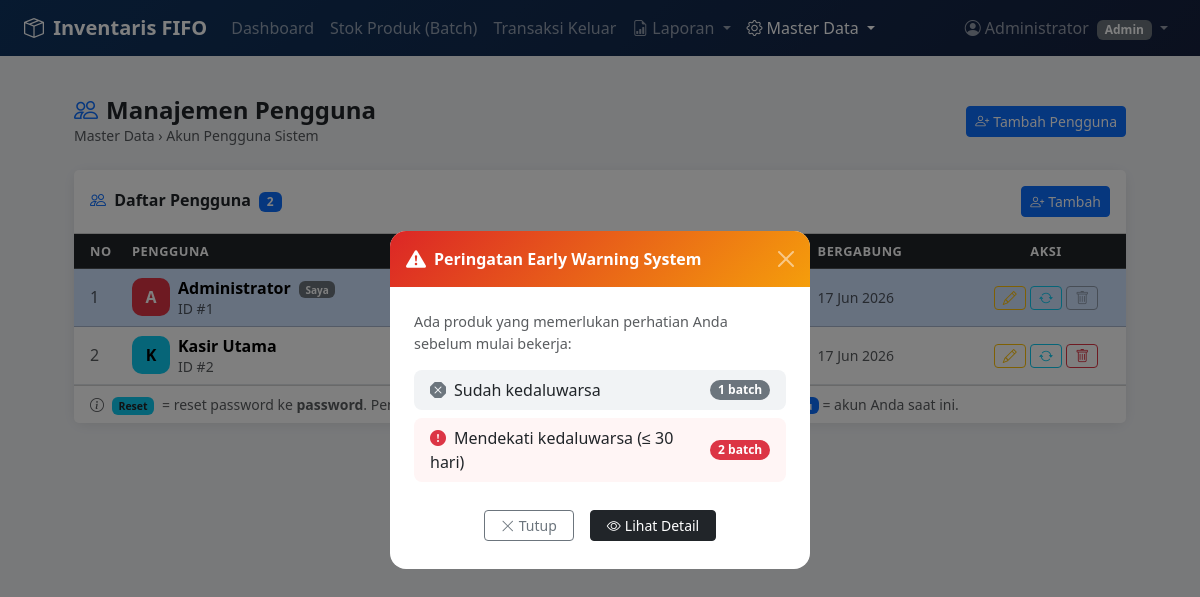
/users.php (signed in), run on the app's committed database.
### tables this page shows
CREATE TABLE setting_toko (
    id               INT AUTO_INCREMENT PRIMARY KEY,
    nama_toko        VARCHAR(150) NOT NULL DEFAULT 'Toko Saya',
    alamat           VARCHAR(255) DEFAULT NULL,
    no_hp            VARCHAR(30)  DEFAULT NULL,
    threshold_merah  INT NOT NULL DEFAULT 30,
    threshold_kuning INT NOT NULL DEFAULT 90,
    updated_at       TIMESTAMP DEFAULT CURRENT_TIMESTAMP ON UPDATE CURRENT_TIMESTAMP
);

CREATE TABLE users (
    id         INT AUTO_INCREMENT PRIMARY KEY,
    nama       VARCHAR(100) NOT NULL,
    username   VARCHAR(50)  NOT NULL UNIQUE,
    password   VARCHAR(255) NOT NULL,
    role       ENUM('admin','kasir') NOT NULL DEFAULT 'kasir',
    created_at TIMESTAMP DEFAULT CURRENT_TIMESTAMP
);

### koneksi.php (called while the page is built, shortened)
<?php
$host = "localhost";
$user = "root";
$pass = "";
$db   = "db_inventaris";
$koneksi = mysqli_connect($host, $user, $pass, $db);
mysqli_set_charset($koneksi, "utf8mb4");
$q_set = mysqli_query($koneksi, "SHOW TABLES LIKE 'setting_toko'");
if (mysqli_num_rows($q_set) > 0) {
    $setting = mysqli_fetch_assoc(mysqli_query($koneksi, "SELECT * FROM setting_toko LIMIT 1"));
    if ($setting) {
        $THRESHOLD_MERAH  = $setting['threshold_merah']  ?? 30;
    }
}
function tgl_indo($tgl) {
    $bulan = ['','Jan','Feb','Mar','Apr','Mei','Jun','Jul','Ags','Sep','Okt','Nov','Des'];
    $d = explode('-', $tgl);
    return $d[2] . ' ' . $bulan[(int)$d[1]] . ' ' . $d[0];
}

### users.php (the view, shortened to what this page needs)
<?php
include 'koneksi.php';
$mode    = $_GET['mode'] ?? 'list';
$id_edit = intval($_GET['id'] ?? 0);
$id_saya = intval($_SESSION['user_id']);
$q_list = mysqli_query($koneksi,
    "SELECT u.*, COUNT(t.id) as jml_trx
    FROM users u LEFT JOIN transaksi t ON t.kasir_id = u.id
    GROUP BY u.id ORDER BY u.role ASC, u.nama ASC");
include 'includes/navbar.php';
?>
<!DOCTYPE html>
<html lang="id">
<head>
  <link href="https://cdn.jsdelivr.net/npm/bootstrap@5.3.2/dist/css/bootstrap.min.css" rel="stylesheet">
  <link href="https://cdn.jsdelivr.net/npm/bootstrap-icons@1.11.3/font/bootstrap-icons.min.css" rel="stylesheet">
</head>
<body>
<div class="container-fluid px-4 py-3" style="max-width:1100px">
  <div class="d-flex justify-content-between align-items-center mb-4">
    <div>
      <h4 class="fw-bold mb-0">
        <i class="bi bi-people me-2 text-primary"></i>Manajemen Pengguna
      </h4>
      <small class="text-muted">Master Data › Akun Pengguna Sistem</small>
    </div>
    <?php if ($mode === 'list'): ?>
    <a href="?mode=tambah" class="btn btn-primary btn-sm">
      <i class="bi bi-person-plus me-1"></i>Tambah Pengguna
    </a>
    <?php endif; ?>
  </div>
  <div class="row g-4">
    <div class="col-lg-<?= ($mode==='tambah'||$mode==='edit')?'7':'12' ?>">
      <div class="card">
        <div class="card-header bg-white py-3 d-flex justify-content-between align-items-center">
          <h6 class="mb-0 fw-semibold">
            <i class="bi bi-people me-1 text-primary"></i>
            Daftar Pengguna
            <span class="badge bg-primary ms-1"><?= mysqli_num_rows($q_list) ?></span>
          </h6>
          <?php if ($mode==='list'): ?>
          <a href="?mode=tambah" class="btn btn-primary btn-sm">
            <i class="bi bi-person-plus me-1"></i>Tambah
          </a>
          <?php endif; ?>
        </div>
        <div class="card-body p-0">
          <div class="table-responsive">
            <table class="table table-hover align-middle mb-0">
              <thead class="table-dark">
                <tr>
                  <th class="ps-3" style="width:50px">No</th>
                  <th>Pengguna</th>
                  <th>Username</th>
                  <th class="text-center">Role</th>
                  <th class="text-center">Trx</th>
                  <th>Bergabung</th>
                  <th class="text-center" style="width:160px">Aksi</th>
                </tr>
              </thead>
              <tbody>
              <?php
              $no = 1;
              if (mysqli_num_rows($q_list) === 0):
              ?>
                <tr>
                  <td colspan="7" class="text-center py-4 text-muted">
                    <i class="bi bi-inbox me-1"></i>Belum ada pengguna.
                  </td>
                </tr>
              <?php else: while ($u = mysqli_fetch_assoc($q_list)):
                  $is_me    = ($u['id'] == $id_saya);
                  $is_admin = ($u['role'] === 'admin');
                  $av_color = $is_admin ? '#dc3545' : '#0dcaf0';
                  $av_text  = $is_admin ? '#fff' : '#000';
                  $inisial  = mb_strtoupper(mb_substr($u['nama'], 0, 1));
              ?>
                <tr class="<?= $is_me ? 'table-primary' : '' ?>
                          <?= ($mode==='edit'&&$id_edit==$u['id']) ? 'table-warning' : '' ?>">
                  <td class="ps-3 text-muted"><?= $no++ ?></td>
                  <td>
                    <div class="d-flex align-items-center gap-2">
                      <div class="avatar" style="background:<?= $av_color ?>;color:<?= $av_text ?>">
                        <?= $inisial ?>
                      </div>
                      <div>
                        <div class="fw-semibold">
                          <?= htmlspecialchars($u['nama']) ?>
                          <?php if ($is_me): ?>
                            <span class="badge bg-secondary ms-1" style="font-size:10px">Saya</span>
                          <?php endif; ?>
                        </div>
                        <small class="text-muted">ID #<?= $u['id'] ?></small>
                      </div>
                    </div>
                  </td>
                  <td>
                    <code class="text-dark"><?= htmlspecialchars($u['username']) ?></code>
                  </td>
                  <td class="text-center">
                    <span class="badge <?= $is_admin ? 'bg-danger' : 'bg-info text-dark' ?>">
                    </span>
                  </td>
                  <td class="text-center">
                    <span class="badge bg-secondary"><?= $u['jml_trx'] ?></span>
                  </td>
                  <td class="small text-muted">
                    <?= $u['created_at'] ? tgl_indo(date('Y-m-d', strtotime($u['created_at']))) : '-' ?>
                  </td>
                  <td class="text-center">
                    <a href="?mode=edit&id=<?= $u['id'] ?>"
                      class="btn btn-outline-warning btn-sm" title="Edit">
                      <i class="bi bi-pencil"></i>
                    </a>
                    <a href="?mode=reset&id=<?= $u['id'] ?>"
                      class="btn btn-outline-info btn-sm"
                      title="Reset password ke default"
                      onclick="return confirm('Reset password <?= addslashes($u['nama']) ?> ke \'password\'?')">
                      <i class="bi bi-arrow-repeat"></i>
                    </a>
                    <?php if (!$is_me): ?>
                    <a href="?mode=hapus&id=<?= $u['id'] ?>"
                      class="btn btn-outline-danger btn-sm"
                      title="Hapus pengguna"
                      onclick="return confirm('Hapus pengguna \'<?= addslashes($u['nama']) ?>\'?\n\nPengguna dengan riwayat transaksi tidak dapat dihapus.')">
                      <i class="bi bi-trash"></i>
                    </a>
                    <?php else: ?>
                    <button class="btn btn-outline-secondary btn-sm" disabled title="Tidak dapat menghapus akun sendiri">
                      <i class="bi bi-trash"></i>
                    </button>
                    <?php endif; ?>
                  </td>
                </tr>
              <?php endwhile; endif; ?>
              </tbody>
            </table>
          </div>
        </div>
        <div class="card-footer text-muted small bg-white">
          <i class="bi bi-info-circle me-1"></i>
          <span class="badge bg-info text-dark me-1">Reset</span> = reset password ke <strong>password</strong>.
          Pengguna dengan riwayat transaksi tidak dapat dihapus.
          Baris <span class="badge bg-primary" style="font-size:10px">biru</span> = akun Anda saat ini.
        </div>
      </div>
    </div>
  </div>
</div>
</body>
</html>

### includes/navbar.php (shortened to what this page needs)
<?php
    $role = $_SESSION['user_role'] ?? 'kasir';
    $nama = $_SESSION['user_nama'] ?? 'user';
    $tgl = date('Y-m-d');
    $q_kritis_nav = mysqli_query($koneksi, "SELECT COUNT(*) as t FROM produk WHERE DATEDIFF(tgl_expired, '$tgl') BETWEEN 0 AND $THRESHOLD_MERAH AND stok > 0");
    $total_kritis_nav  = mysqli_fetch_assoc($q_kritis_nav)['t'] ?? 0;
    $q_expired_nav = mysqli_query($koneksi, "SELECT COUNT(*) as t FROM produk WHERE tgl_expired < '$tgl' AND stok > 0");
    $total_expired_nav = mysqli_fetch_assoc($q_expired_nav)['t'] ?? 0;
    $total_alert = $total_kritis_nav + $total_expired_nav;
    $current = basename($_SERVER['PHP_SELF']);
    function nav_active($page, $current) {
        return $page === $current ? 'active' : '';
    }
    ?>
    <nav class="navbar navbar-expand-lg navbar-dark mb-4" style="background: linear-gradient(135deg,#0f3460,#16213e);">
        <div class="container-fluid px-4">
            <a class="navbar-brand fw-bold" href="indeks.php">
                <i class="bi bi-box-seam me-1"></i> Inventaris FIFO
            </a>
            <div class="collapse navbar-collapse" id="navMain">
                <ul class="navbar-nav me-auto mb-2 mb-lg-0">
                    <li class="nav-item">
                        <a class="nav-link <?= nav_active('indeks.php', $current) ?>" href="indeks.php">Dashboard</a>
                    </li>
                    <?php if ($role === 'admin'): ?>
                    <li class="nav-item">
                        <a class="nav-link <?= nav_active('produk.php', $current) ?>" href="produk.php">Stok Produk (Batch)</a>
                    </li>
                    <?php endif; ?>
                    <li class="nav-item">
                        <a class="nav-link <?= nav_active('transaksi.php', $current) ?>" href="transaksi.php">Transaksi Keluar</a>
                    </li>
                    <li class="nav-item dropdown">
                        <a class="nav-link dropdown-toggle <?= in_array($current,['laporan_stok.php','laporan_expired.php','laporan_transaksi.php'])?'active':'' ?>"
                        href="#" data-bs-toggle="dropdown">
                            <i class="bi bi-file-earmark-bar-graph me-1"></i>Laporan
                        </a>
                    </li>
                    <?php if ($role === 'admin'): ?>
                    <li class="nav-item dropdown">
                        <a class="nav-link dropdown-toggle <?= in_array($current,['kategori.php','users.php','setting.php'])?'active':'' ?>"
                        href="#" data-bs-toggle="dropdown">
                            <i class="bi bi-gear me-1"></i>Master Data
                        </a>
                    </li>
                    <?php endif; ?>
                </ul>
                <ul class="navbar-nav">
                    <li class="nav-item dropdown">
                        <a class="nav-link dropdown-toggle" href="#" data-bs-toggle="dropdown">
                            <i class="bi bi-person-circle me-1"></i><?= htmlspecialchars($nama) ?>
                            <span class="badge bg-secondary ms-1"><?= ucfirst($role) ?></span>
                        </a>
                    </li>
                </ul>
            </div>
        </div>
    </nav>
    <?php
    $tampilkan_popup_ews = false;
    if (!empty($_SESSION['show_ews_alert'])) {
        $tampilkan_popup_ews = ($total_alert > 0);
    }
    ?>
    <?php if ($tampilkan_popup_ews): ?>
    <div class="modal fade" id="modalEwsAlert" tabindex="-1" aria-hidden="true">
    <div class="modal-dialog modal-dialog-centered" style="max-width:420px">
        <div class="modal-content border-0 rounded-4 overflow-hidden">
        <div class="modal-header border-0 py-3" style="background:linear-gradient(135deg,#dc2626,#f59e0b)">
            <div class="d-flex align-items-center gap-2 text-white">
            <i class="bi bi-exclamation-triangle-fill fs-5"></i>
            <h6 class="modal-title fw-bold mb-0">Peringatan Early Warning System</h6>
            </div>
            <button type="button" class="btn-close btn-close-white" data-bs-dismiss="modal" aria-label="Tutup"></button>
        </div>
        <div class="modal-body py-4 px-4">
            <p class="text-muted mb-3" style="font-size:.9rem">
            Ada produk yang memerlukan perhatian Anda sebelum mulai bekerja:
            </p>
            <ul class="list-unstyled mb-0 d-flex flex-column gap-2">
            <?php if ($total_expired_nav > 0): ?>
                <li class="d-flex justify-content-between align-items-center p-2 px-3 rounded-3" style="background:#f1f3f5">
                <span><i class="bi bi-x-octagon-fill text-secondary me-2"></i>Sudah kedaluwarsa</span>
                <span class="badge bg-secondary rounded-pill"><?= $total_expired_nav ?> batch</span>
                </li>
            <?php endif; ?>
            <?php if ($total_kritis_nav > 0): ?>
                <li class="d-flex justify-content-between align-items-center p-2 px-3 rounded-3" style="background:#fff5f5">
                <span><i class="bi bi-exclamation-circle-fill text-danger me-2"></i>Mendekati kedaluwarsa (&le; <?= (int)$THRESHOLD_MERAH ?> hari)</span>
                <span class="badge bg-danger rounded-pill"><?= $total_kritis_nav ?> batch</span>
                </li>
            <?php endif; ?>
            </ul>
        </div>
        <div class="modal-footer border-0 pt-0 pb-4 px-4 gap-2 justify-content-center">
            <button type="button" class="btn btn-outline-secondary btn-sm px-3" data-bs-dismiss="modal">
            <i class="bi bi-x-lg me-1"></i>Tutup
            </button>
            <a href="laporan_expired.php" class="btn btn-dark btn-sm px-3">
            <i class="bi bi-eye me-1"></i>Lihat Detail
            </a>
        </div>
        </div>
    </div>
    </div>
    <?php endif; ?>

### users.php (style rules this page uses)
body { background:#f0f2f5; font-family:'Segoe UI',sans-serif; }
.card { border:0; border-radius:12px; box-shadow:0 2px 12px rgba(0,0,0,.08); }
.table th { font-size:.8rem; text-transform:uppercase; letter-spacing:.04em; }
.avatar { width:38px;height:38px;border-radius:10px;display:flex; align-items:center;justify-content:center;font-weight:700; font-size:1rem;flex-shrink:0; }

### data on the page
setting_toko: threshold_merah "30"
users: nama "A", nama "Administrator", shows "Saya", id "1", created_at "17 Jun 2026"
users: nama "K", nama "Kasir Utama", id "2", created_at "17 Jun 2026"

### other printed values
$nama "Administrator"
$role "Admin"
$total_expired_nav "1"
$total_kritis_nav "2"
mysqli_num_rows($q_list) "2"
